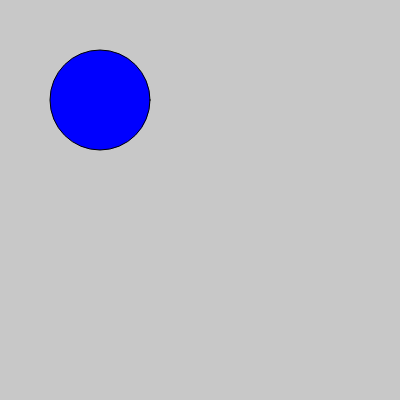
Frame 1 (no input)
Frame 60 (no input): identical to frame 1, image omitted
Frame 120 (the mouse pressed at the canvas centre since frame 60): identical to frame 1, image omitted

The p5.js sketch that drew this single still picture (run headless with seeded random() and noise() and a simulated clock; from frame 60 on, the mouse is pressed at the canvas centre):

// p5.js sketch
// ── sketch.js
function setup() {
  createCanvas(400, 400);
}

function draw() {
  background(200);
  fill(0, 0, 255);
  circle(100,100,100)
}
